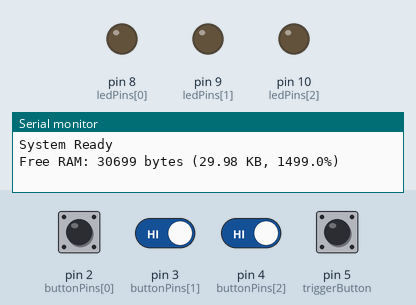
Recording of a sketch running on a simulated Arduino Uno, built with avr-gcc and run on an emulated ATmega328P. Shown: output pins drawn as LEDs (lit = HIGH), the last lines printed to the serial monitor. The inputs (shaded band) are chosen by the test bench; at power-on: pin 2 (buttonPins[0]), pin 3 (buttonPins[1]), pin 4 (buttonPins[2]), pin 5 (triggerButton) HIGH.

Above: at 1.2 s.
1.3 s: pin 2 (buttonPins[0]) pulled LOW for 0.15 s
2.9 s: pin 5 (triggerButton) pulled LOW for 0.15 s
At 3.3 s:
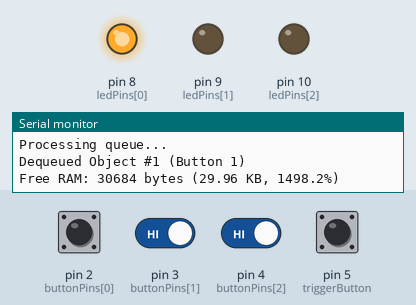
4.9 s: pin 2 (buttonPins[0]) driven LOW and pin 3 (buttonPins[1]) driven LOW and pin 4 (buttonPins[2]) driven LOW and pin 5 (triggerButton) driven LOW
At 5.4 s:
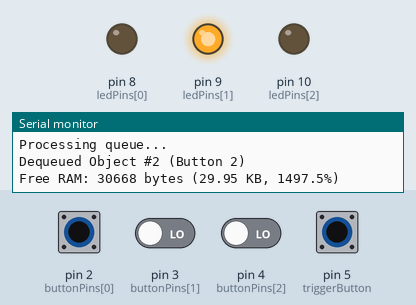
At 6.1 s:
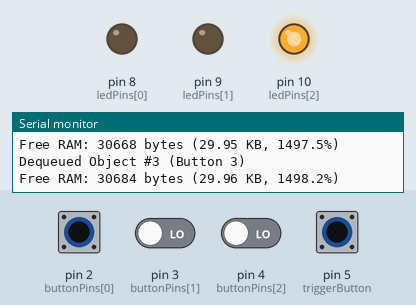
Timing chart, 0 to 7.9 s (numbered marks = the images above; inputs shaded):
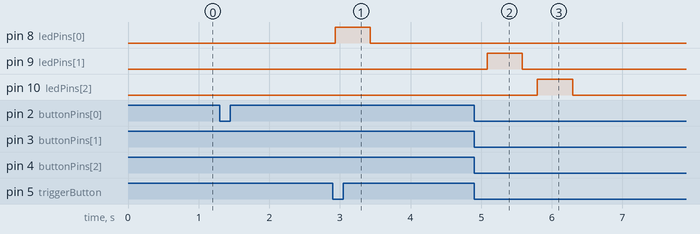

The sketch:

button_press_thingy.ino
```cpp
#define TOTAL_RAM 2048.0   // ATmega128 = 4096


const int buttonPins[3] = {2, 3, 4};
const int ledPins[3]    = {8, 9, 10};
const int triggerButton = 5;


struct Node {
  int value;   // button number (1-3)
  int id;      // object number
  Node* next;
};

Node* front = NULL;
Node* rear  = NULL;

// Object counter
int objectCounter = 0;


int freeRAM() {
  extern int __heap_start, *__brkval;
  int v;
  return (int)&v - (__brkval == 0 ? (int)&__heap_start : (int)__brkval);
}

void printRAM() {
  int free = freeRAM();

  float kb = free / 1024.0;
  float percent = (free / TOTAL_RAM) * 100.0;

  Serial.print("Free RAM: ");
  Serial.print(free);
  Serial.print(" bytes (");
  Serial.print(kb, 2);
  Serial.print(" KB, ");
  Serial.print(percent, 1);
  Serial.println("%)");
}


void enqueue(int val) {
  Node* newNode = new Node;

  objectCounter++;
  newNode->id = objectCounter;
  newNode->value = val;
  newNode->next = NULL;

  if (rear == NULL) {
    front = rear = newNode;
  } else {
    rear->next = newNode;
    rear = newNode;
  }

  Serial.print("Enqueued Object #");
  Serial.print(newNode->id);
  Serial.print(" (Button ");
  Serial.print(val);
  Serial.println(")");

  printRAM();
}

int dequeue() {
  if (front == NULL) return -1;

  Node* temp = front;

  int val = temp->value;
  int id  = temp->id;

  front = front->next;
  if (front == NULL) rear = NULL;

  delete temp;

  Serial.print("Dequeued Object #");
  Serial.print(id);
  Serial.print(" (Button ");
  Serial.print(val);
  Serial.println(")");

  printRAM();

  return val;
}

bool isEmpty() {
  return (front == NULL);
}


bool lastButtonState[3] = {HIGH, HIGH, HIGH};
bool lastTriggerState = HIGH;

void setup() {
  for (int i = 0; i < 3; i++) {
    pinMode(buttonPins[i], INPUT_PULLUP);
    pinMode(ledPins[i], OUTPUT);
    digitalWrite(ledPins[i], LOW);
  }

  pinMode(triggerButton, INPUT_PULLUP);

  Serial.begin(9600);
  Serial.println("System Ready");
  printRAM();
}


void loop() {
  for (int i = 0; i < 3; i++) {
    bool currentState = digitalRead(buttonPins[i]);

    if (lastButtonState[i] == HIGH && currentState == LOW) {
      enqueue(i + 1);
      delay(50);
    }

    lastButtonState[i] = currentState;
  }

  bool triggerState = digitalRead(triggerButton);

  if (lastTriggerState == HIGH && triggerState == LOW) {
    Serial.println("Processing queue...");

    while (!isEmpty()) {
      int val = dequeue();

      if (val >= 1 && val <= 3) {
        int ledIndex = val - 1;

        digitalWrite(ledPins[ledIndex], HIGH);
        delay(500);
        digitalWrite(ledPins[ledIndex], LOW);
        delay(200);
      }
    }

    Serial.println("Queue empty.");
    printRAM();
  }

  lastTriggerState = triggerState;
}
```

Measured:
- after the input at 2.9 s, pin 8 (ledPins[0]): LOW → HIGH at once, → LOW 0.50 s later
- after the input at 4.9 s, pin 9 (ledPins[1]): LOW → HIGH after 0.19 s, → LOW 0.50 s later; pin 10 (ledPins[2]): LOW → HIGH after 0.89 s, → LOW 0.50 s later
